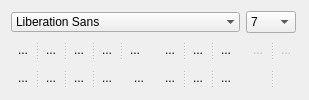
<?xml version="1.0" encoding="UTF-8"?>
<ui version="4.0">
 <class>richTextEditor</class>
 <widget class="QWidget" name="richTextEditor">
  <property name="geometry">
   <rect>
    <x>0</x>
    <y>0</y>
    <width>300</width>
    <height>98</height>
   </rect>
  </property>
  <property name="windowTitle">
   <string>Form</string>
  </property>
  <property name="styleSheet">
   <string notr="true"/>
  </property>
  <layout class="QGridLayout" name="gridLayout">
   <item row="2" column="2">
    <widget class="QSplitter" name="splitter_3">
     <property name="sizePolicy">
      <sizepolicy hsizetype="Fixed" vsizetype="Preferred">
       <horstretch>0</horstretch>
       <verstretch>0</verstretch>
      </sizepolicy>
     </property>
     <property name="orientation">
      <enum>Qt::Horizontal</enum>
     </property>
     <property name="opaqueResize">
      <bool>false</bool>
     </property>
     <property name="childrenCollapsible">
      <bool>false</bool>
     </property>
     <widget class="QToolButton" name="alignLeft">
      <property name="toolTip">
       <string>Align Left</string>
      </property>
      <property name="text">
       <string>...</string>
      </property>
      <property name="icon">
       <iconset resource="resources.qrc">
        <normaloff>:/Graphics/alignLeft</normaloff>:/Graphics/alignLeft</iconset>
      </property>
      <property name="checkable">
       <bool>false</bool>
      </property>
      <property name="autoRaise">
       <bool>true</bool>
      </property>
     </widget>
     <widget class="QToolButton" name="alignCenter">
      <property name="toolTip">
       <string>Align Center</string>
      </property>
      <property name="text">
       <string>...</string>
      </property>
      <property name="icon">
       <iconset resource="resources.qrc">
        <normaloff>:/Graphics/alignCenter</normaloff>:/Graphics/alignCenter</iconset>
      </property>
      <property name="checkable">
       <bool>false</bool>
      </property>
      <property name="autoRaise">
       <bool>true</bool>
      </property>
     </widget>
     <widget class="QToolButton" name="alignRight">
      <property name="toolTip">
       <string>Align Right</string>
      </property>
      <property name="text">
       <string>...</string>
      </property>
      <property name="icon">
       <iconset resource="resources.qrc">
        <normaloff>:/Graphics/alignRight</normaloff>:/Graphics/alignRight</iconset>
      </property>
      <property name="checkable">
       <bool>false</bool>
      </property>
      <property name="autoRaise">
       <bool>true</bool>
      </property>
     </widget>
    </widget>
   </item>
   <item row="2" column="3">
    <widget class="QSplitter" name="splitter_4">
     <property name="sizePolicy">
      <sizepolicy hsizetype="Fixed" vsizetype="Preferred">
       <horstretch>0</horstretch>
       <verstretch>0</verstretch>
      </sizepolicy>
     </property>
     <property name="orientation">
      <enum>Qt::Horizontal</enum>
     </property>
     <property name="opaqueResize">
      <bool>false</bool>
     </property>
     <property name="childrenCollapsible">
      <bool>false</bool>
     </property>
     <widget class="colorButton" name="textColor">
      <property name="toolTip">
       <string>Text Color</string>
      </property>
      <property name="styleSheet">
       <string notr="true"/>
      </property>
      <property name="text">
       <string/>
      </property>
      <property name="autoRaise">
       <bool>true</bool>
      </property>
     </widget>
     <widget class="colorButton" name="backgroundColor">
      <property name="toolTip">
       <string>Background Color</string>
      </property>
      <property name="styleSheet">
       <string notr="true"/>
      </property>
      <property name="text">
       <string/>
      </property>
      <property name="autoRaise">
       <bool>true</bool>
      </property>
     </widget>
    </widget>
   </item>
   <item row="1" column="3">
    <widget class="QSplitter" name="splitter_5">
     <property name="sizePolicy">
      <sizepolicy hsizetype="Fixed" vsizetype="Preferred">
       <horstretch>0</horstretch>
       <verstretch>0</verstretch>
      </sizepolicy>
     </property>
     <property name="orientation">
      <enum>Qt::Horizontal</enum>
     </property>
     <property name="opaqueResize">
      <bool>false</bool>
     </property>
     <property name="childrenCollapsible">
      <bool>false</bool>
     </property>
     <widget class="QToolButton" name="undo">
      <property name="enabled">
       <bool>false</bool>
      </property>
      <property name="toolTip">
       <string>Undo</string>
      </property>
      <property name="text">
       <string>...</string>
      </property>
      <property name="icon">
       <iconset resource="resources.qrc">
        <normaloff>:/Graphics/undo</normaloff>:/Graphics/undo</iconset>
      </property>
      <property name="shortcut">
       <string>Ctrl+Z</string>
      </property>
      <property name="autoRaise">
       <bool>true</bool>
      </property>
     </widget>
     <widget class="QToolButton" name="redo">
      <property name="enabled">
       <bool>false</bool>
      </property>
      <property name="toolTip">
       <string>Redo</string>
      </property>
      <property name="text">
       <string>...</string>
      </property>
      <property name="icon">
       <iconset resource="resources.qrc">
        <normaloff>:/Graphics/redo</normaloff>:/Graphics/redo</iconset>
      </property>
      <property name="shortcut">
       <string>Ctrl+Y</string>
      </property>
      <property name="autoRaise">
       <bool>true</bool>
      </property>
     </widget>
    </widget>
   </item>
   <item row="1" column="2">
    <widget class="QSplitter" name="splitter_6">
     <property name="sizePolicy">
      <sizepolicy hsizetype="Fixed" vsizetype="Preferred">
       <horstretch>0</horstretch>
       <verstretch>0</verstretch>
      </sizepolicy>
     </property>
     <property name="orientation">
      <enum>Qt::Horizontal</enum>
     </property>
     <property name="opaqueResize">
      <bool>false</bool>
     </property>
     <property name="childrenCollapsible">
      <bool>false</bool>
     </property>
     <widget class="QToolButton" name="clearFormat">
      <property name="toolTip">
       <string>&lt;html&gt;&lt;head/&gt;&lt;body&gt;&lt;p&gt;Clear Formatting[ALT+R]&lt;/p&gt;&lt;/body&gt;&lt;/html&gt;</string>
      </property>
      <property name="text">
       <string>...</string>
      </property>
      <property name="icon">
       <iconset resource="resources.qrc">
        <normaloff>:/Graphics/brush</normaloff>:/Graphics/brush</iconset>
      </property>
      <property name="shortcut">
       <string>Alt+R</string>
      </property>
      <property name="autoRaise">
       <bool>true</bool>
      </property>
     </widget>
     <widget class="QToolButton" name="clear">
      <property name="toolTip">
       <string>Delete Selected Text</string>
      </property>
      <property name="text">
       <string>...</string>
      </property>
      <property name="icon">
       <iconset resource="resources.qrc">
        <normaloff>:/Graphics/clear</normaloff>:/Graphics/clear</iconset>
      </property>
      <property name="autoRaise">
       <bool>true</bool>
      </property>
     </widget>
     <widget class="QToolButton" name="SelectAll">
      <property name="toolTip">
       <string>Select All</string>
      </property>
      <property name="text">
       <string>...</string>
      </property>
      <property name="icon">
       <iconset resource="resources.qrc">
        <normaloff>:/Graphics/selectall</normaloff>:/Graphics/selectall</iconset>
      </property>
      <property name="shortcut">
       <string>Ctrl+A</string>
      </property>
      <property name="autoRaise">
       <bool>true</bool>
      </property>
     </widget>
    </widget>
   </item>
   <item row="2" column="0">
    <widget class="QSplitter" name="splitter_2">
     <property name="sizePolicy">
      <sizepolicy hsizetype="Fixed" vsizetype="Preferred">
       <horstretch>0</horstretch>
       <verstretch>0</verstretch>
      </sizepolicy>
     </property>
     <property name="orientation">
      <enum>Qt::Horizontal</enum>
     </property>
     <property name="opaqueResize">
      <bool>false</bool>
     </property>
     <property name="childrenCollapsible">
      <bool>false</bool>
     </property>
     <widget class="QToolButton" name="cut">
      <property name="toolTip">
       <string>Cut [CTRL+X]</string>
      </property>
      <property name="text">
       <string>...</string>
      </property>
      <property name="icon">
       <iconset resource="resources.qrc">
        <normaloff>:/Graphics/cut</normaloff>:/Graphics/cut</iconset>
      </property>
      <property name="shortcut">
       <string>Ctrl+X</string>
      </property>
      <property name="autoRaise">
       <bool>true</bool>
      </property>
     </widget>
     <widget class="QToolButton" name="copy">
      <property name="toolTip">
       <string>Copy [CTRL+C]</string>
      </property>
      <property name="text">
       <string>...</string>
      </property>
      <property name="icon">
       <iconset resource="resources.qrc">
        <normaloff>:/Graphics/copy</normaloff>:/Graphics/copy</iconset>
      </property>
      <property name="shortcut">
       <string>Ctrl+C</string>
      </property>
      <property name="autoRaise">
       <bool>true</bool>
      </property>
     </widget>
     <widget class="QToolButton" name="paste">
      <property name="toolTip">
       <string>Paste [CTRL+V]</string>
      </property>
      <property name="text">
       <string>...</string>
      </property>
      <property name="icon">
       <iconset resource="resources.qrc">
        <normaloff>:/Graphics/paste</normaloff>:/Graphics/paste</iconset>
      </property>
      <property name="shortcut">
       <string>Ctrl+V</string>
      </property>
      <property name="autoRaise">
       <bool>true</bool>
      </property>
     </widget>
     <widget class="QToolButton" name="toUpper">
      <property name="toolTip">
       <string>&lt;html&gt;&lt;head/&gt;&lt;body&gt;&lt;p&gt;Toggle selected text upper / lower case letters. [ALT+C]&lt;/p&gt;&lt;/body&gt;&lt;/html&gt;</string>
      </property>
      <property name="text">
       <string>...</string>
      </property>
      <property name="icon">
       <iconset resource="resources.qrc">
        <normaloff>:/Graphics/capsLock</normaloff>:/Graphics/capsLock</iconset>
      </property>
      <property name="shortcut">
       <string>Alt+C</string>
      </property>
      <property name="checkable">
       <bool>true</bool>
      </property>
      <property name="autoRaise">
       <bool>true</bool>
      </property>
     </widget>
    </widget>
   </item>
   <item row="1" column="0" colspan="2">
    <widget class="QSplitter" name="splitter">
     <property name="sizePolicy">
      <sizepolicy hsizetype="Fixed" vsizetype="Preferred">
       <horstretch>0</horstretch>
       <verstretch>0</verstretch>
      </sizepolicy>
     </property>
     <property name="orientation">
      <enum>Qt::Horizontal</enum>
     </property>
     <property name="opaqueResize">
      <bool>false</bool>
     </property>
     <property name="childrenCollapsible">
      <bool>false</bool>
     </property>
     <widget class="QToolButton" name="bold">
      <property name="toolTip">
       <string>Bold [ALT+B]</string>
      </property>
      <property name="text">
       <string>...</string>
      </property>
      <property name="icon">
       <iconset resource="resources.qrc">
        <normaloff>:/Graphics/bold</normaloff>:/Graphics/bold</iconset>
      </property>
      <property name="shortcut">
       <string>Alt+B</string>
      </property>
      <property name="checkable">
       <bool>true</bool>
      </property>
      <property name="autoRaise">
       <bool>true</bool>
      </property>
     </widget>
     <widget class="QToolButton" name="italic">
      <property name="toolTip">
       <string>Italic [ALT+I]</string>
      </property>
      <property name="text">
       <string>...</string>
      </property>
      <property name="icon">
       <iconset resource="resources.qrc">
        <normaloff>:/Graphics/italic</normaloff>:/Graphics/italic</iconset>
      </property>
      <property name="shortcut">
       <string>Alt+I</string>
      </property>
      <property name="checkable">
       <bool>true</bool>
      </property>
      <property name="autoRaise">
       <bool>true</bool>
      </property>
     </widget>
     <widget class="QToolButton" name="underline">
      <property name="toolTip">
       <string>Underline [ALT+U]</string>
      </property>
      <property name="text">
       <string>...</string>
      </property>
      <property name="icon">
       <iconset resource="resources.qrc">
        <normaloff>:/Graphics/underline</normaloff>:/Graphics/underline</iconset>
      </property>
      <property name="shortcut">
       <string>Alt+U</string>
      </property>
      <property name="checkable">
       <bool>true</bool>
      </property>
      <property name="autoRaise">
       <bool>true</bool>
      </property>
     </widget>
     <widget class="QToolButton" name="strike">
      <property name="toolTip">
       <string>Strike [ALT+S]</string>
      </property>
      <property name="text">
       <string>...</string>
      </property>
      <property name="icon">
       <iconset resource="resources.qrc">
        <normaloff>:/Graphics/strike</normaloff>:/Graphics/strike</iconset>
      </property>
      <property name="shortcut">
       <string>Alt+S</string>
      </property>
      <property name="checkable">
       <bool>true</bool>
      </property>
      <property name="autoRaise">
       <bool>true</bool>
      </property>
     </widget>
     <widget class="QToolButton" name="highlight">
      <property name="toolTip">
       <string>Highlight [ALT+H]</string>
      </property>
      <property name="text">
       <string>...</string>
      </property>
      <property name="icon">
       <iconset resource="resources.qrc">
        <normaloff>:/Graphics/highlight</normaloff>:/Graphics/highlight</iconset>
      </property>
      <property name="shortcut">
       <string>Alt+H</string>
      </property>
      <property name="checkable">
       <bool>true</bool>
      </property>
      <property name="autoRaise">
       <bool>true</bool>
      </property>
     </widget>
    </widget>
   </item>
   <item row="0" column="3">
    <widget class="QComboBox" name="point">
     <property name="sizePolicy">
      <sizepolicy hsizetype="Fixed" vsizetype="Fixed">
       <horstretch>0</horstretch>
       <verstretch>0</verstretch>
      </sizepolicy>
     </property>
     <property name="maximumSize">
      <size>
       <width>50</width>
       <height>16777215</height>
      </size>
     </property>
     <property name="styleSheet">
      <string notr="true"/>
     </property>
     <item>
      <property name="text">
       <string>7</string>
      </property>
     </item>
     <item>
      <property name="text">
       <string>8</string>
      </property>
     </item>
     <item>
      <property name="text">
       <string>9</string>
      </property>
     </item>
     <item>
      <property name="text">
       <string>10</string>
      </property>
     </item>
     <item>
      <property name="text">
       <string>11</string>
      </property>
     </item>
     <item>
      <property name="text">
       <string>12</string>
      </property>
     </item>
     <item>
      <property name="text">
       <string>14</string>
      </property>
     </item>
     <item>
      <property name="text">
       <string>16</string>
      </property>
     </item>
     <item>
      <property name="text">
       <string>18</string>
      </property>
     </item>
     <item>
      <property name="text">
       <string>20</string>
      </property>
     </item>
     <item>
      <property name="text">
       <string>22</string>
      </property>
     </item>
     <item>
      <property name="text">
       <string>24</string>
      </property>
     </item>
     <item>
      <property name="text">
       <string>36</string>
      </property>
     </item>
    </widget>
   </item>
   <item row="0" column="0" colspan="3">
    <widget class="QFontComboBox" name="fontComboBox">
     <property name="sizePolicy">
      <sizepolicy hsizetype="Fixed" vsizetype="Fixed">
       <horstretch>0</horstretch>
       <verstretch>0</verstretch>
      </sizepolicy>
     </property>
     <property name="maximumSize">
      <size>
       <width>250</width>
       <height>16777215</height>
      </size>
     </property>
     <property name="styleSheet">
      <string notr="true"/>
     </property>
     <property name="editable">
      <bool>false</bool>
     </property>
     <property name="frame">
      <bool>false</bool>
     </property>
     <property name="currentFont">
      <font>
       <family>Tahoma</family>
       <pointsize>10</pointsize>
      </font>
     </property>
    </widget>
   </item>
   <item row="2" column="1">
    <widget class="QToolButton" name="serachOnline">
     <property name="toolTip">
      <string>&lt;html&gt;&lt;head/&gt;&lt;body&gt;&lt;p&gt;Search selected on scholar.Google.com [ALT+G]&lt;/p&gt;&lt;/body&gt;&lt;/html&gt;</string>
     </property>
     <property name="text">
      <string>...</string>
     </property>
     <property name="icon">
      <iconset resource="resources.qrc">
       <normaloff>:/ionicons/earth</normaloff>:/ionicons/earth</iconset>
     </property>
     <property name="shortcut">
      <string>Alt+G</string>
     </property>
     <property name="autoRaise">
      <bool>true</bool>
     </property>
    </widget>
   </item>
  </layout>
 </widget>
 <customwidgets>
  <customwidget>
   <class>colorButton</class>
   <extends>QToolButton</extends>
   <header>colorbutton.h</header>
  </customwidget>
 </customwidgets>
 <resources>
  <include location="resources.qrc"/>
 </resources>
 <connections/>
</ui>
